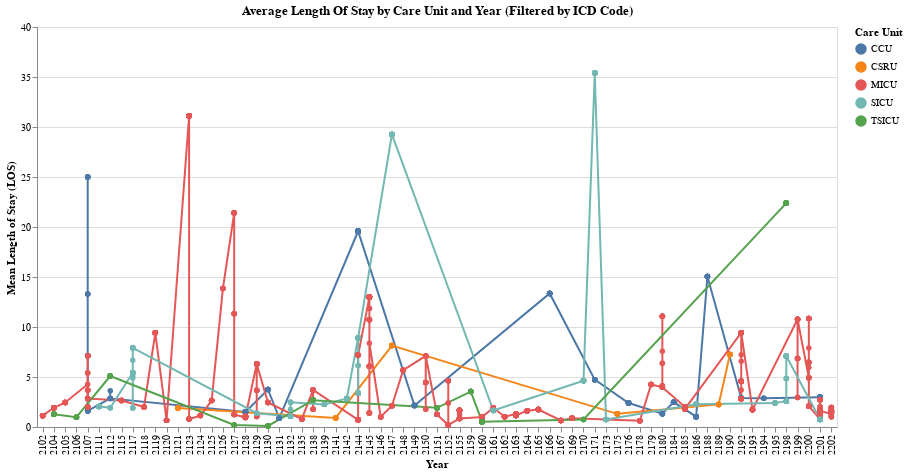

The code cell stored with this chart in its notebook:
### Markdown cell above
# Plot-3 : Average Length Of Stay by Care Unit and Year (Filtered by ICD Code)

### Code cell
import altair as alt

# Average Length of Stay by Care Unit and Year (Can be Filtered by ICD Code)

# Convert 'intime' and 'outtime' to datetime
icustays['intime'] = pd.to_datetime(icustays['intime'])
icustays['outtime'] = pd.to_datetime(icustays['outtime'])

# Extract the year from 'intime'
icustays['intime_year'] = icustays['intime'].dt.year

# Merge icustays with ICD-9 diagnosis codes
icustays_with_icd = icustays.merge(diagnoses, on='hadm_id', how='left')

# Calculate the mean LOS for each care unit and year
los_stats = icustays_with_icd.groupby(['first_careunit', 'intime_year', 'icd9_code'])['los'].mean().reset_index()

# Create a list of 'ICD9 code - short description' for each unique ICD9 code
icd_label_options = [(code, f" {icd9_dict.get(code, 'Unknown description')}") for code in los_stats['icd9_code'].unique()]

# Create a selection widget for ICD-9 codes
icd_selection = alt.selection_point(
    fields=['icd9_code'],
    bind=alt.binding_select(options=icd_label_options, name="Select ICD Code ")
)

# Create the Altair chart
chart = alt.Chart(los_stats).mark_line(point=True).encode(
    x=alt.X('intime_year:O', title='Year'),
    y=alt.Y('los:Q', title='Mean Length of Stay (LOS)'),
    color=alt.Color('first_careunit:N', title='Care Unit'),
    tooltip=['first_careunit', 'intime_year', 'los', 'icd9_code']  # Add tooltips for interactivity
).add_params(
    icd_selection
).transform_filter(
    icd_selection
).properties(
    title='Average Length Of Stay by Care Unit and Year (Filtered by ICD Code)',
    width=800,
    height=400
)

# Display the chart
chart

### Figure 1 — Vega-Lite specification as saved in the notebook (floating-point values rounded to 4 significant figures; data arrays with more than 128 entries replaced by an {"elided": "..."} marker saying what was removed)
{"config": {"view": {"continuousWidth": 300, "continuousHeight": 300}}, "data": {"name": "data-1c8c06e8f41c7b91144b5e88682a87ab"}, "mark": {"type": "line", "point": true}, "encoding": {"color": {"field": "first_careunit", "title": "Care Unit", "type": "nominal"}, "tooltip": [{"field": "first_careunit", "type": "nominal"}, {"field": "intime_year", "type": "quantitative"}, {"field": "los", "type": "quantitative"}, {"field": "icd9_code", "type": "nominal"}], "x": {"field": "intime_year", "title": "Year", "type": "ordinal"}, "y": {"field": "los", "title": "Mean Length of Stay (LOS)", "type": "quantitative"}}, "height": 400, "params": [{"name": "param_2", "select": {"type": "point", "fields": ["icd9_code"]}, "bind": {"input": "select", "options": {"elided": "581x2 str values"}, "name": "Select ICD Code "}}], "title": "Average Length Of Stay by Care Unit and Year (Filtered by ICD Code)", "transform": [{"filter": {"param": "param_2"}}], "width": 800, "$schema": "https://vega.github.io/schema/vega-lite/v5.20.1.json", "datasets": {"data-1c8c06e8f41c7b91144b5e88682a87ab": {"elided": "1647 records"}}}
